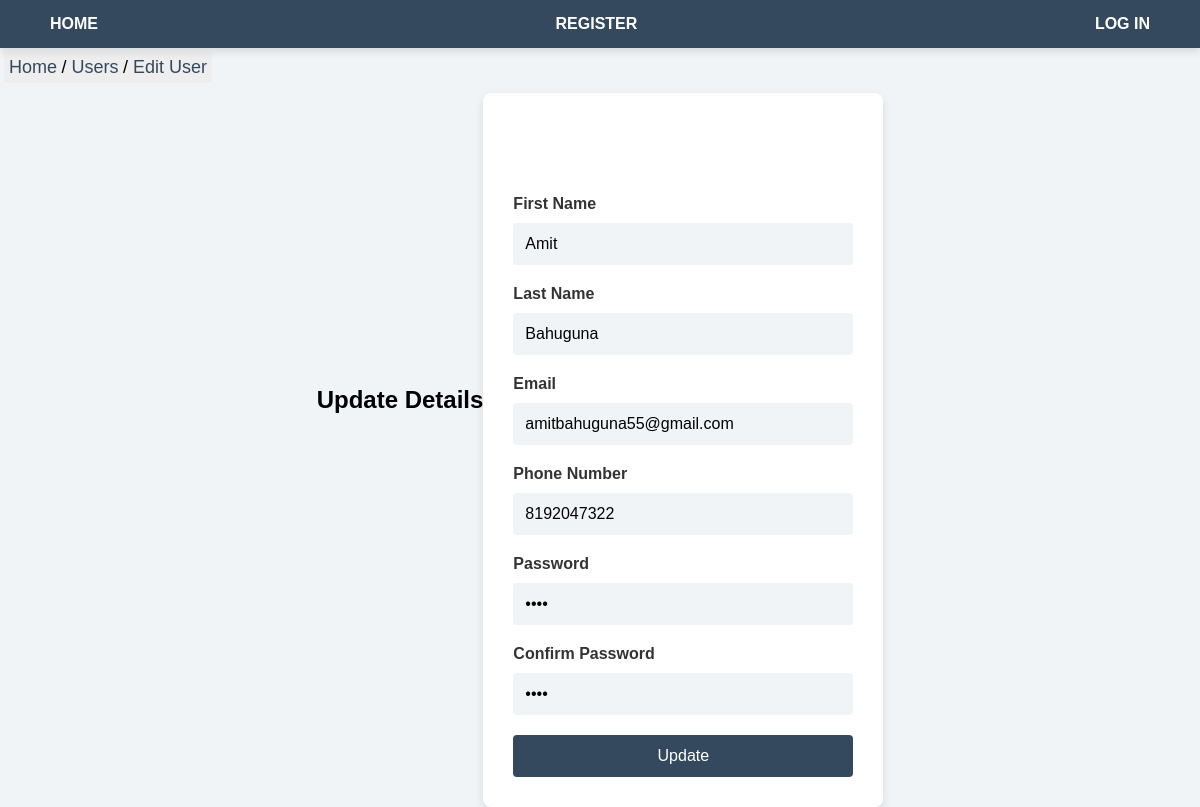
The app's page /src/view/edit_user.php?user_id=1 (signed in) with its own data.
### tables this page shows
CREATE TABLE `user` (
  `user_id` int NOT NULL,
  `fname` varchar(50) NOT NULL,
  `lname` varchar(50) DEFAULT NULL,
  `mail` varchar(50) NOT NULL,
  `phone_no` varchar(10) NOT NULL,
  `password` varchar(10) NOT NULL,
  `admin` int NOT NULL DEFAULT '0'
);

### src/controller/user_controller.php (called while the page is built, shortened)
<?php
require ("/var/www/html/result-management/src/view/connection.php");
class UserController{
    private $connection;
    function __construct(){
        $mysqlconnection= new MysqlConnection();
        $this->connection = $mysqlconnection->get_connection();
    }
    function get_user_by_id($user_id){
        $sql = "SELECT * FROM user WHERE user_id = $user_id";
        $result = $this->connection->query($sql);
        if ($result->num_rows > 0) {
            while ($row = $result->fetch_assoc()) {
                $user_id = $row['user_id'];
                $fname = $row['fname'];
                $lname = $row['lname'];
                $email = $row['mail'];
                $phone_no = $row['phone_no'];
                $pass = $row['password'];
                $admin = $row['admin'];
                $user = new User($user_id, $fname, $lname, $email, $phone_no, $pass, $admin);
                return $user;
            }
        }
        return false;
    }
}
?>

### src/view/connection.php (called while the page is built, shortened)
<?php
class MysqlConnection{
    private $conn ;
   function __construct (){
    $this->conn = new mysqli("localhost", "amit", "amit", "result_management");
   }
function get_connection(){
    return $this->conn ;
}
}
?>

### src/model/user.php (called while the page is built, shortened)
<?php
class User {
private $first_name;
private $last_name;
private $email;
private $phone_no;
private $password;
function __construct($user_id, $first_name,$last_name,$email,$phone_no,$password,$admin){
    $this->first_name = $first_name;
    $this ->last_name = $last_name;
    $this ->email = $email;
    $this ->phone_no = $phone_no;
    $this -> password = $password;
}
function get_first_name(){
    return $this ->first_name;
}
function get_last_name(){
    return $this ->last_name;
}
function get_email(){
    return $this->email;
}
function get_phone_no(){
    return $this ->phone_no;
}
function get_password(){
return $this ->password;
}
}

### src/view/edit_user.php (the view, shortened to what this page needs)
<?php
 include "header.php";
require "../controller/user_controller.php";?>
<!DOCTYPE html>
<html lang="en">
<head>
    <link rel="stylesheet" href="/result-management/src/assets/css/style.css"/>
</head>
<body>
<div class="breadcrumb">
        <ul class="breadcrumb">
            <li><a href="/result-management/src/index.php">Home</a></li>
            <li><a href="users.php">Users</a></li>
            <li><a href="edit_user.php">Edit User</a></li>
        </ul>
    </div>
<?php
if (isset($_GET['user_id'])) {
    $user_id = $_GET['user_id'];
$controller = new UserController();
$user = $controller->get_user_by_id($user_id);
if ($user){
    $email = $user->get_email();
    $fname = $user->get_first_name();
    $lname = $user->get_last_name();
    $pass = $user->get_password();
    $phone_no = $user->get_phone_no();
?>
    <h2>Update Details</h2>
    <form method="post" action="registeraction.php">
        <input type="hidden" name="user_id" value="<?php echo $user_id; ?>"><br><br><br><br>
        <label for="fname"><h4>First Name</h4></label>
        <input type="text" id="fname" name="fname" placeholder="First Name" value="<?php echo $fname; ?>"><br>
        <label for="lname"><h4>Last Name</h4></label>
        <input type="text" id="lname" name="lname" placeholder="Last Name" value="<?php echo $lname; ?>"><br>
        <label for="mail"><h4>Email</h4></label>
        <input type="email" id="mail" name="mail" placeholder="Email" value="<?php echo $email; ?>"><br>
        <label for="phone"><h4>Phone Number</h4></label>
        <input type="text" id="phone" name="phone" placeholder="Phone Number" value="<?php echo $phone_no; ?>"><br>
        <label for="cpass"><h4>Password</h4></label>
        <input type="password" id="cpass" name="cpass" placeholder="Password" value="<?php echo $pass; ?>"><br>
        <label for="conpass"><h4>Confirm Password</h4></label>
        <input type="password" id="conpass" name="conpass" placeholder="Confirm Password" value="<?php echo $pass; ?>"><br>
        <input type="submit" id="submit" name="submit" value="Update">
    </form>
    <?php
}
else {
    echo "<p>User not found.</p>";
}
?>
        <?php
    } else {
        echo "<p>User not found.</p>";
    }
?>
</body>
</html>

### src/assets/css/header.css (style rules this page uses)
* { margin: 0; padding: 0; box-sizing: border-box; }
body { font-family: 'Poppins', sans-serif; background-color: #f4f6f9; }
.breadcrumb { position: absolute; left: 2px; width: max-content; top: 26px; }
ul.breadcrumb { padding: 5px 5px; list-style: none; background-color: #eee; display: inline-block; }
ul.breadcrumb li { display: inline; font-size: 18px; }
ul.breadcrumb li+li:before { padding: 0px; color: black; content: "/\00a0"; }
ul.breadcrumb li a { color: #34495e; text-decoration: none; }

### src/assets/css/style.css (style rules this page uses)
* { margin: 0; padding: 0; box-sizing: border-box; }
body { font-family: 'Poppins', sans-serif; background-color: #f0f4f7; display: flex; justify-content: center; align-items: center; height: 100vh; }
form { background-color: white; padding: 30px; border-radius: 8px; box-shadow: 0 4px 10px rgba(0, 0, 0, 0.1); max-width: 400px; width: 100%; margin-top: 100px; }
h4 { font-size: 16px; margin-bottom: 10px; color: #333; text-align: left; }
input[type="text"], input[type="email"], input[type="password"], input[type="number"] { width: 100%; padding: 10px; margin-bottom: 20px; border: 2px solid transparent; border-radius: 4px; background-color: #f0f4f7; font-size: 16px; transition: border-color 0.3s ease; }
input[type="submit"] { background-color: #34495e; color: white; border: none; padding: 12px; border-radius: 4px; cursor: pointer; font-size: 16px; width: 100%; transition: background-color 0.3s ease; }

### records on screen
user: fname "Amit", lname "Bahuguna", mail "amitbahuguna55@gmail.com", phone "8192047322"
